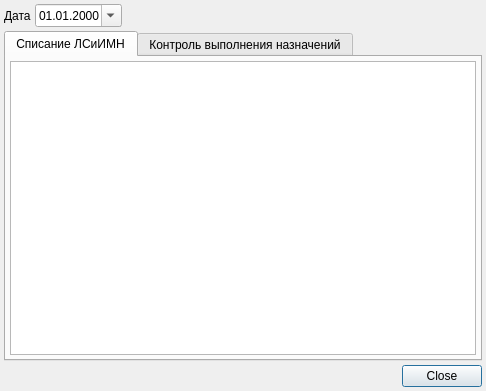
<?xml version="1.0" encoding="UTF-8"?>
<ui version="4.0">
 <class>GroupClientInvoice</class>
 <widget class="QDialog" name="GroupClientInvoice">
  <property name="geometry">
   <rect>
    <x>0</x>
    <y>0</y>
    <width>486</width>
    <height>391</height>
   </rect>
  </property>
  <property name="windowTitle">
   <string>Dialog</string>
  </property>
  <layout class="QGridLayout" name="gridLayout">
   <property name="margin">
    <number>4</number>
   </property>
   <property name="spacing">
    <number>4</number>
   </property>
   <item row="0" column="0" colspan="2">
    <layout class="QHBoxLayout" name="horizontalLayout">
     <property name="spacing">
      <number>4</number>
     </property>
     <item>
      <widget class="QLabel" name="lblDate">
       <property name="sizePolicy">
        <sizepolicy hsizetype="Minimum" vsizetype="Preferred">
         <horstretch>0</horstretch>
         <verstretch>0</verstretch>
        </sizepolicy>
       </property>
       <property name="text">
        <string>Дата</string>
       </property>
      </widget>
     </item>
     <item>
      <widget class="CCurrentDateEditEx" name="edtDate">
       <property name="displayFormat">
        <string>dd.MM.yyyy</string>
       </property>
       <property name="calendarPopup">
        <bool>true</bool>
       </property>
      </widget>
     </item>
     <item>
      <spacer name="horizontalSpacer">
       <property name="orientation">
        <enum>Qt::Horizontal</enum>
       </property>
       <property name="sizeHint" stdset="0">
        <size>
         <width>40</width>
         <height>20</height>
        </size>
       </property>
      </spacer>
     </item>
    </layout>
   </item>
   <item row="1" column="0" colspan="2">
    <widget class="QTabWidget" name="tabWidget">
     <property name="currentIndex">
      <number>0</number>
     </property>
     <widget class="QWidget" name="tabClientNomenclatures">
      <attribute name="title">
       <string>Списание ЛСиИМН</string>
      </attribute>
      <layout class="QGridLayout" name="gridLayout_2">
       <property name="margin">
        <number>4</number>
       </property>
       <property name="spacing">
        <number>4</number>
       </property>
       <item row="0" column="0">
        <widget class="CInDocTableView" name="tblClientNomenclatures"/>
       </item>
      </layout>
     </widget>
     <widget class="QWidget" name="tabClientNomenclaturesControl">
      <attribute name="title">
       <string>Контроль выполнения назначений</string>
      </attribute>
      <layout class="QGridLayout" name="gridLayout_3">
       <property name="margin">
        <number>4</number>
       </property>
       <property name="spacing">
        <number>4</number>
       </property>
       <item row="0" column="0">
        <widget class="CInDocTableView" name="tblClientNomenclaturesControl"/>
       </item>
      </layout>
     </widget>
    </widget>
   </item>
   <item row="2" column="0">
    <widget class="QStatusBar" name="statusBar">
     <property name="sizePolicy">
      <sizepolicy hsizetype="Expanding" vsizetype="Fixed">
       <horstretch>0</horstretch>
       <verstretch>0</verstretch>
      </sizepolicy>
     </property>
     <property name="toolTip">
      <string>A status bar</string>
     </property>
     <property name="whatsThis">
      <string>A status bar.</string>
     </property>
     <property name="sizeGripEnabled">
      <bool>false</bool>
     </property>
    </widget>
   </item>
   <item row="2" column="1">
    <widget class="QDialogButtonBox" name="buttonBox">
     <property name="sizePolicy">
      <sizepolicy hsizetype="Maximum" vsizetype="Fixed">
       <horstretch>0</horstretch>
       <verstretch>0</verstretch>
      </sizepolicy>
     </property>
     <property name="orientation">
      <enum>Qt::Horizontal</enum>
     </property>
     <property name="standardButtons">
      <set>QDialogButtonBox::Close</set>
     </property>
    </widget>
   </item>
  </layout>
 </widget>
 <customwidgets>
  <customwidget>
   <class>CInDocTableView</class>
   <extends>QTableView</extends>
   <header location="global">library/InDocTable.h</header>
  </customwidget>
  <customwidget>
   <class>CCurrentDateEditEx</class>
   <extends>QDateEdit</extends>
   <header>library/DateEdit.h</header>
  </customwidget>
 </customwidgets>
 <tabstops>
  <tabstop>edtDate</tabstop>
  <tabstop>tabWidget</tabstop>
  <tabstop>tblClientNomenclatures</tabstop>
  <tabstop>tblClientNomenclaturesControl</tabstop>
  <tabstop>buttonBox</tabstop>
 </tabstops>
 <resources/>
 <connections>
  <connection>
   <sender>buttonBox</sender>
   <signal>accepted()</signal>
   <receiver>GroupClientInvoice</receiver>
   <slot>accept()</slot>
   <hints>
    <hint type="sourcelabel">
     <x>248</x>
     <y>254</y>
    </hint>
    <hint type="destinationlabel">
     <x>157</x>
     <y>274</y>
    </hint>
   </hints>
  </connection>
  <connection>
   <sender>buttonBox</sender>
   <signal>rejected()</signal>
   <receiver>GroupClientInvoice</receiver>
   <slot>reject()</slot>
   <hints>
    <hint type="sourcelabel">
     <x>316</x>
     <y>260</y>
    </hint>
    <hint type="destinationlabel">
     <x>286</x>
     <y>274</y>
    </hint>
   </hints>
  </connection>
 </connections>
</ui>
